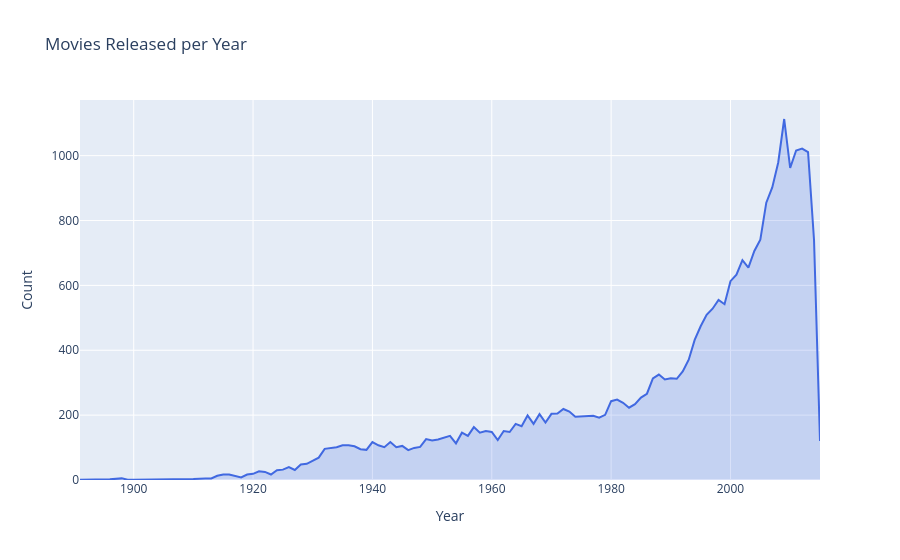

Notebook cell for this chart:
### Code cell
# ── Year distribution ───────────────────────────────────────────────
movies_raw['year'] = movies_raw['title'].str.extract(r'\((\d{4})\)').astype('float32')
year_counts = movies_raw['year'].dropna().astype(int).value_counts().sort_index()

fig = px.area(x=year_counts.index, y=year_counts.values,
              title='Movies Released per Year',
              labels={'x': 'Year', 'y': 'Count'})
fig.update_traces(line_color='royalblue', fillcolor='rgba(65,105,225,0.2)')
fig.show()

### Figure 1 — Plotly figure (JSON) as saved in the notebook; plotly's stock layout.template omitted (floating-point values rounded to 4 significant figures)
{"data": [{"fillcolor": "rgba(65,105,225,0.2)", "fillpattern": {"shape": ""}, "hovertemplate": "Year=%{x}<br>Count=%{y}<extra></extra>", "legendgroup": "", "line": {"color": "royalblue"}, "marker": {"symbol": "circle"}, "mode": "lines", "name": "", "orientation": "v", "showlegend": false, "stackgroup": "1", "type": "scatter", "x": [1891, 1893, 1894, 1895, 1896, 1898, 1899, 1900, 1901, 1902, 1903, 1905, 1909, 1910, 1912, 1913, 1914, 1915, 1916, 1917, 1918, 1919, 1920, 1921, 1922, 1923, 1924, 1925, 1926, 1927, 1928, 1929, 1930, 1931, 1932, 1933, 1934, 1935, 1936, 1937, 1938, 1939, 1940, 1941, 1942, 1943, 1944, 1945, 1946, 1947, 1948, 1949, 1950, 1951, 1952, 1953, 1954, 1955, 1956, 1957, 1958, 1959, 1960, 1961, 1962, 1963, 1964, 1965, 1966, 1967, 1968, 1969, 1970, 1971, 1972, 1973, 1974, 1975, 1976, 1977, 1978, 1979, 1980, 1981, 1982, 1983, 1984, 1985, 1986, 1987, 1988, 1989, 1990, 1991, 1992, 1993, 1994, 1995, 1996, 1997, 1998, 1999, 2000, 2001, 2002, 2003, 2004, 2005, 2006, 2007, 2008, 2009, 2010, 2011, 2012, 2013, 2014, 2015], "xaxis": "x", "y": [1, 1, 2, 2, 2, 5, 1, 1, 1, 1, 1, 1, 3, 3, 5, 5, 13, 17, 17, 12, 8, 17, 19, 27, 25, 17, 30, 32, 40, 31, 48, 50, 59, 69, 96, 98, 101, 107, 107, 104, 95, 93, 117, 107, 101, 117, 101, 105, 92, 99, 102, 126, 122, 125, 131, 136, 113, 146, 136, 163, 146, 151, 148, 123, 151, 148, 173, 166, 199, 173, 203, 177, 204, 205, 219, 211, 195, 196, 199, 198, 192, 201, 243, 248, 238, 223, 234, 254, 266, 313, 325, 310, 314, 312, 335, 371, 432, 474, 509, 528, 555, 542, 613, 633, 678, 655, 706, 741, 855, 902, 979, 1113, 962, 1016, 1022, 1011, 740, 120], "yaxis": "y"}], "layout": {"legend": {"tracegroupgap": 0}, "title": {"text": "Movies Released per Year"}, "xaxis": {"anchor": "y", "domain": [0, 1], "title": {"text": "Year"}}, "yaxis": {"anchor": "x", "domain": [0, 1], "title": {"text": "Count"}}}}
